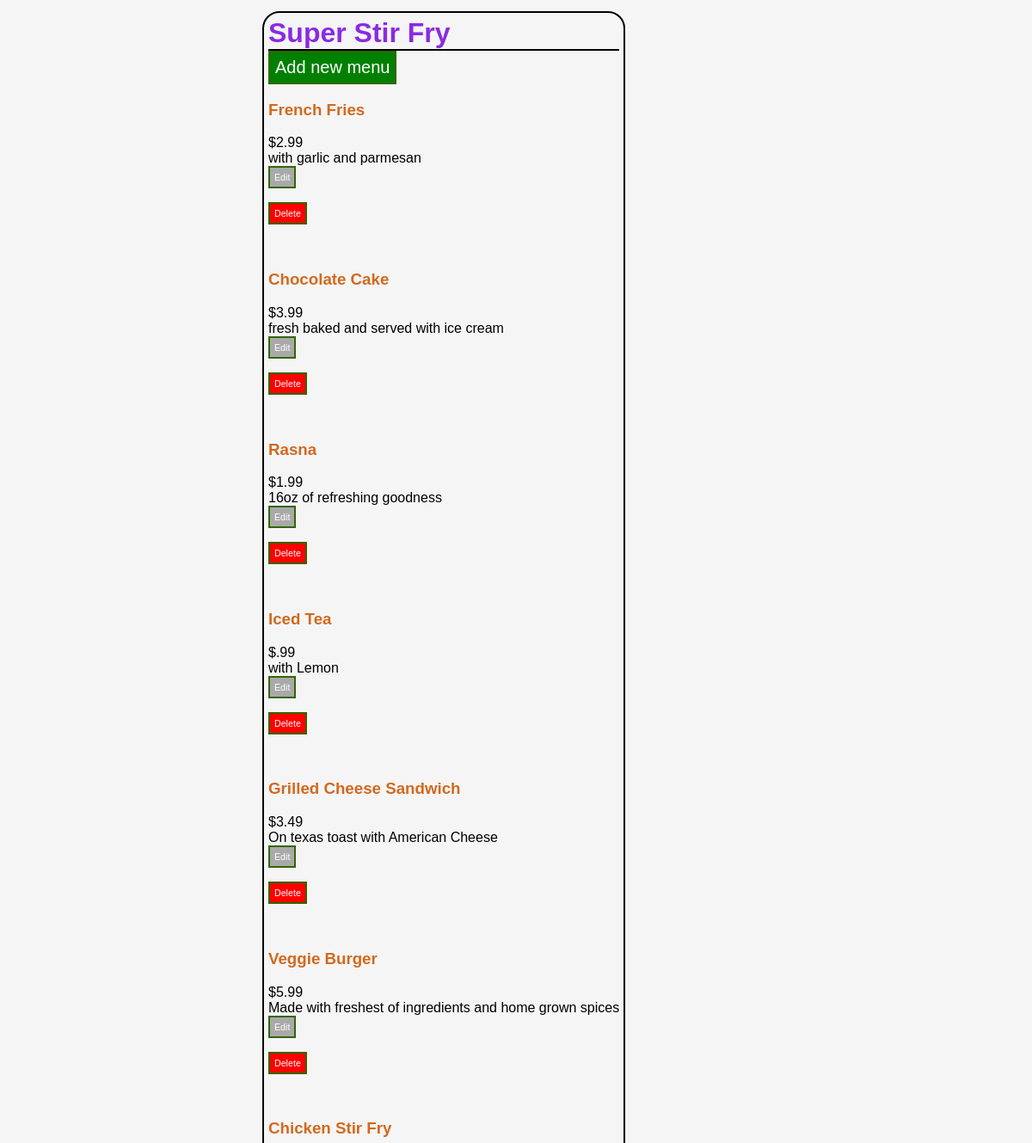
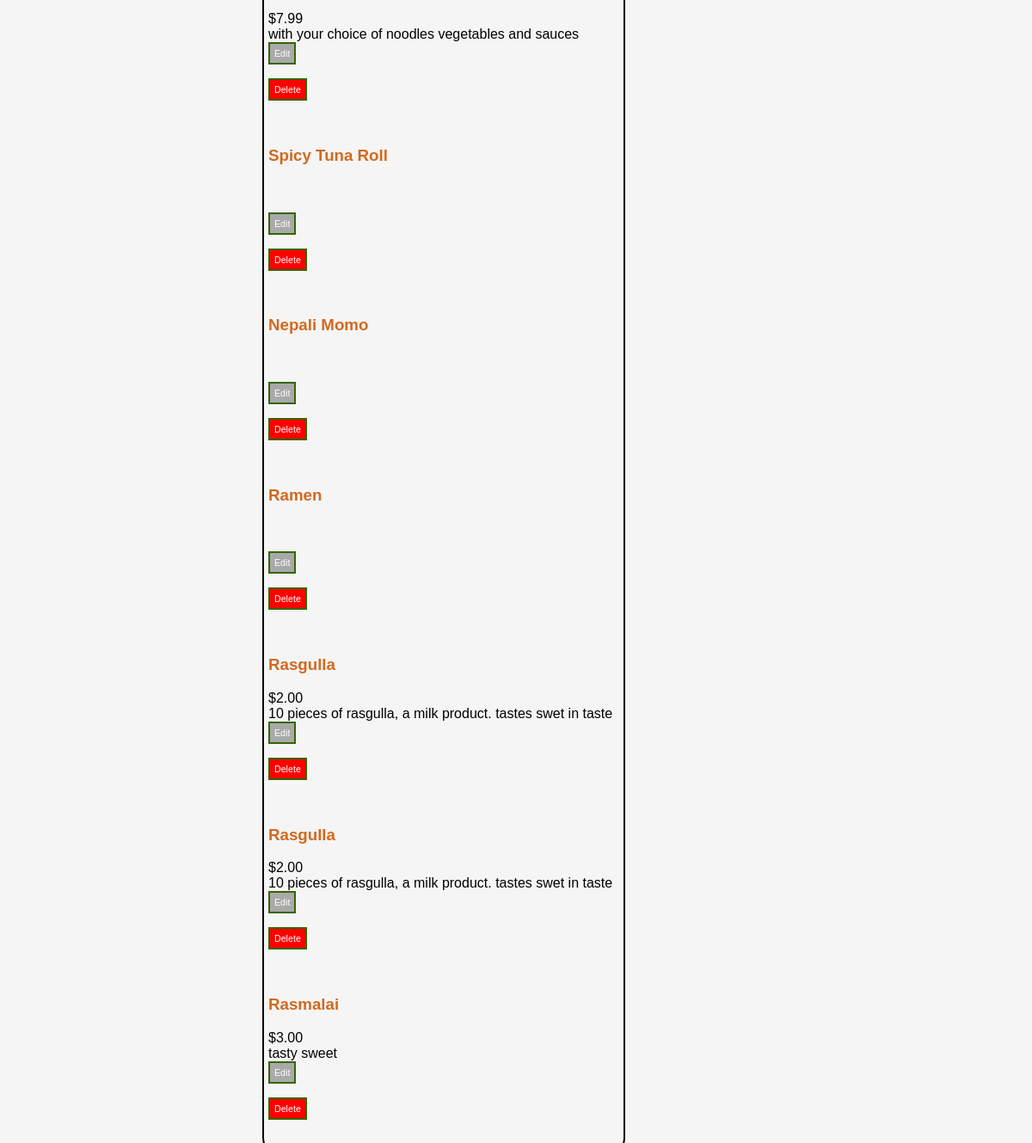
The page /restaurant/2/ on the database its author committed (2 pictures, top to bottom).
### database_setup.py (models this page shows, shortened)
class Restaurant(Base):
    __tablename__='restaurant'
    name = Column(String(80), nullable=False)
    id = Column(Integer, primary_key=True)

class MenuItem(Base):
    __tablename__='menu_item'
    name = Column(String(80), nullable=False)
    id= Column(Integer, primary_key=True)
    course = Column(String(80))
    description = Column(String(80))
    price = Column(String(80))
    restaurant_id = Column(Integer, ForeignKey('restaurant.id'))
    restaurant = relationship(Restaurant)

### project.py (the view)
@app.route('/restaurant/<int:restaurant_id>/')
def restaurantmenu(restaurant_id):
    restaurant=session.query(Restaurant).filter_by(id=restaurant_id).one()
    items = session.query(MenuItem).filter_by(restaurant_id=restaurant.id)
    return render_template('menu.html',restaurant=restaurant,items=items)

### templates/menu.html (shortened to what this page needs)
<html>
<head>
    <link rel="stylesheet" type="text/css" href="{{ url_for('static', filename='style.css') }}">
</head>
<body>
    <div class='pane'>
        <div class='header'>
    <h1>{{ restaurant.name }}</h1>
        </div>
    <form action="{{ url_for('newMenuItem', restaurant_id=restaurant.id) }}">
        <input type="submit"  style="font-size:15pt;color:white;background-color:green;border:2px solid #336600;padding:6px" value="Add new menu">
    </form>
    {% for i in items %}
        <h3>{{ i.name }}</h3>
    {{ i.price }} </br>
    {{ i.description }} </br>
        <form action="{{ url_for('editMenuItem', restaurant_id=restaurant.id, menu_id=i.id) }}">
        <input type="submit"  style="font-size:8pt;color:white;background-color:darkgray;border:2px solid #336600;padding:5px" value="Edit">
    </form>
        <form action="{{ url_for('editMenuItem', restaurant_id=restaurant.id, menu_id=i.id) }}">
        <input type="submit"  style="font-size:8pt;color:white;background-color:red;border:2px solid #336600;padding:5px" value="Delete">
    </form>
    {% endfor %}
    </div>
</body>
</html>

### static/style.css (style rules this page uses)
body { font-family: sans-serif; background-color: whitesmoke; }
h1, h2, h4 { color: blueviolet; }
h3 { color: chocolate; }
h1, h2 { font-family: 'Arial', serif; margin: 0; }
h1 { border-bottom:2px solid #000000; }
.pane { position:absolute; left: 25%; border: 2px solid black; border-radius: 20px; padding: 5px; margin: 5px; border-color: #000000; }
.header { left:50%; text-aling:center; }

### rows shown on the page
Restaurant: name "Super Stir Fry"
MenuItem: name "French Fries", price "$2.99", description "with garlic and parmesan"
MenuItem: name "Chocolate Cake", price "$3.99", description "fresh baked and served with ice cream"
MenuItem: name "Rasna", price "$1.99", description "16oz of refreshing goodness"
MenuItem: name "Iced Tea", price "$.99", description "with Lemon"
MenuItem: name "Grilled Cheese Sandwich", price "$3.49", description "On texas toast with American Cheese"
MenuItem: name "Veggie Burger", price "$5.99", description "Made with freshest of ingredients and home grown spices"
MenuItem: name "Chicken Stir Fry", price "$7.99", description "with your choice of noodles vegetables and sauces"
MenuItem: name "Spicy Tuna Roll"
MenuItem: name "Nepali Momo"
MenuItem: name "Ramen"
MenuItem: name "Rasgulla", price "$2.00", description "10 pieces of rasgulla, a milk product. tastes swet in taste"
MenuItem: name "Rasgulla", price "$2.00", description "10 pieces of rasgulla, a milk product. tastes swet in taste"
MenuItem: name "Rasmalai", price "$3.00", description "tasty sweet"
